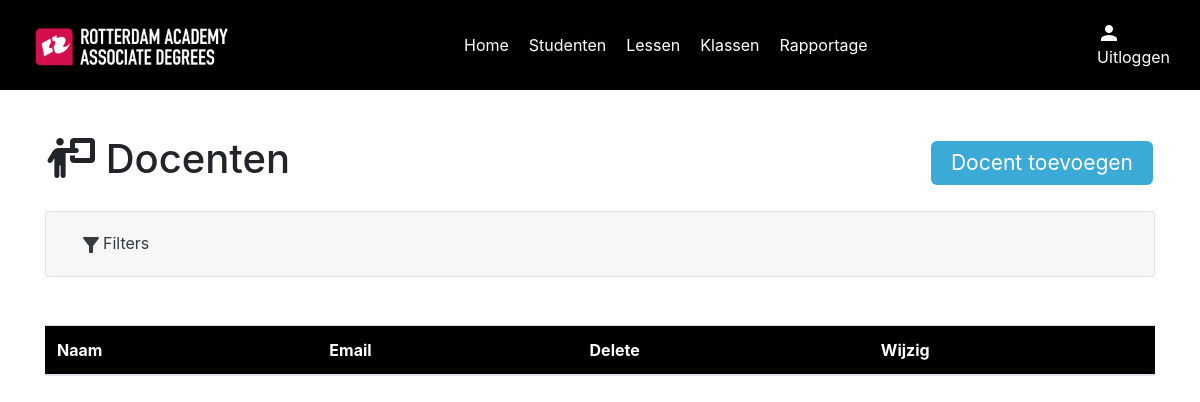
Page /docenten_overzicht on the earlier database version.
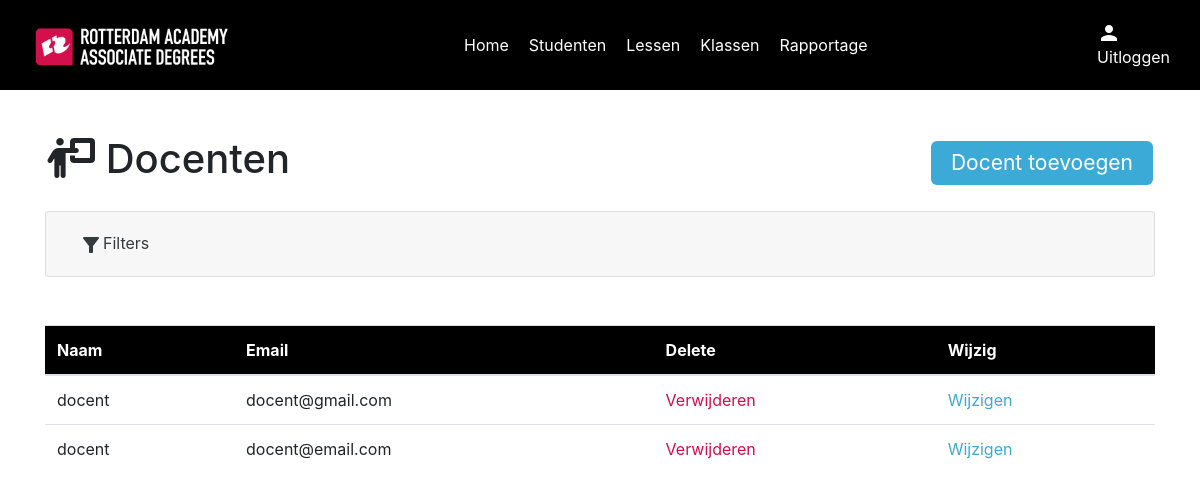
Same page on the later database version.
### models/userModel.py (models this page shows)
class User(UserMixin, db.Model):
    id = db.Column(db.Integer, primary_key=True)
    name = db.Column(db.String(100), nullable=False)
    email = db.Column(db.String(100), nullable=False)
    password = db.Column(db.String(255), nullable=True)
    role = db.Column(db.Integer, nullable=False)
    studentNumber = db.Column(db.Integer, nullable=True)
    def to_dict(self):
        return {
            'id': self.id,
            'name': self.name,
            'email': self.email,
            'password': self.password,
            'role': self.role,
            'student_number': self.studentNumber
        }

### routes/teacherRoutes.py (the view)
    @app.route("/docenten_overzicht")
    def teachers_index():
        teachers = TeacherController.get_all_teachers()
        return render_template(
            "teachers/index.html", teachers=teachers
        )

### controllers/teacherController.py (called while the page is built)
    @staticmethod
    def get_all_teachers():
        teachers = User.query.filter_by(role=2)
        teachers_dict = [teacher.to_dict() for teacher in teachers]
        return teachers_dict

### templates/teachers/index.html (shortened to what this page needs)
{% include "layout.html" %}
{% block content %}
{% include "navigation.html" %}
<div class="container">
    <div class="index" id="teachers">
        <div class="top-content">
            <h1><span class="fa-solid fa-person-chalkboard"></span> Docenten</h1>
            <a href="#" class="button" id="btnCreate" data-toggle="modal" data-target="#teacherModalCreate">Docent toevoegen</a>
        </div>
        <div class="accordion mb-5" id="filterAccordion">
            <div class="card">
              <div class="card-header" id="filterAccordionHeader">
                <h2 class="mb-0">
                  <button class="btn btn-link btn-block text-left text-dark" type="button" data-toggle="collapse" data-target="#collapseOne" aria-expanded="true" aria-controls="collapseOne">
                    <span class="material-icons">filter_alt</span>Filters
                  </button>
                </h2>
              </div>
            </div>
        </div>
        <table class="table">
            <thead style="background-color: black; color: #fff;">
            <tr>
                <th scope="Name">Naam</th>
                <th scope="Email">Email</th>
                <th scope="Delete">Delete</th>
                <th scope="Change">Wijzig</th>
            </tr>
            </thead>
            <tbody>
            {% for teacher in teachers %}
            <tr>
                <td>{{ teacher.name }}</td>
                <td>{{ teacher.email }}</td>
                <td><a href="#" class="red showDeleteRowModal" data-id="{{ teacher.id }}" data-toggle="modal" data-target="#deleteRowConfirmation">Verwijderen</a></td>
                <td><a href="#" class="blue" data-id="{{ teacher.id }}" id="btnEdit" data-toggle="modal"
                       data-target="#teacherModalUpdate">Wijzigen</a></td>
            </tr>
            {% endfor %}
            </tbody>
        </table>
    </div>
</div>
{% endblock %}

Differences in the rows shown:
added User: name "docent", email "docent@gmail.com"
added User: name "docent", email "docent@email.com"
